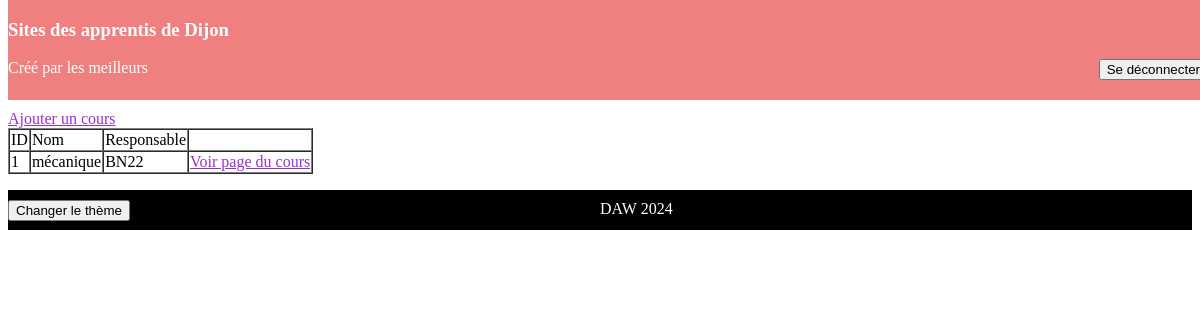
Page /view/cours/listeCours.php (signed in) on the committed database.
### tables this page shows
CREATE TABLE IF NOT EXISTS `cours` (
  `id_cours` int NOT NULL AUTO_INCREMENT,
  `nom` varchar(50) NOT NULL,
  `login_responsable` varchar(100) NOT NULL,
  PRIMARY KEY (`id_cours`),
  KEY `fk_responsable` (`login_responsable`)
);

### controller/ControllerCours.php (called while the page is built, shortened)
<?php
    require_once(__DIR__.'/../model/ModelCours.php');
    class ControllerCours {
        public static function listeCours() {
            $model = new Model();
            $pdo = $model->getPdo();
            $select = $pdo->query("SELECT * FROM cours");
            $listecours = array();
            while($row = $select->fetch(PDO::FETCH_ASSOC)) {
                $cours = new ModelCours($row['login_responsable'], $row['nom'], $row['id_cours']);
                $listecours[] = $cours;
            }
            return $listecours;
        }
    }
?>

### model/ModelCours.php (called while the page is built, shortened)
<?php
    class ModelCours {
        private $responsable;
        private $nom;
        private $id;
        function __construct($responsable = null, $nom = null, $id = null) {
            if($responsable != null) {$this->responsable = $responsable;}
            if($nom !=  null) {$this->nom = $nom;}
            if($id != null) {$this->id = $id;}
        }
        public function getResponsable() {return $this->responsable;}
        public function getNom() {return $this->nom;}
        public function getId() {return $this->id;}
    }
?>

### view/cours/listeCours.php (the view, shortened to what this page needs)
<html lang="fr">
<head>
    <?php require("../css/stylesheet.php");?>
</head>
<body>
<?php require("../css/header.php");?>
<form action='../../config/routeur.php' method="post">
    <?php
        if($_COOKIE['role'] == 'administrateur') {
            require_once(__DIR__.'/../../controller/ControllerCours.php');
            echo "<a href='createCours.php'>Ajouter un cours</a><br>";
            $listecours = ControllerCours::listeCours();
            echo "<table border=1>";
            echo "<tr><td>ID</td><td>Nom</td><td>Responsable</td><td></td></tr>";
            foreach($listecours as $cours) {
                echo "<tr>";
                echo "<td>".$cours->getId()."</td>";
                echo "<td>".$cours->getNom()."</td>";
                echo "<td>".$cours->getResponsable()."</td>";
                echo "<td><a href='pageCours.php?id=".$cours->getId()."'>Voir page du cours</a></td>";
                echo "</tr>";
            }
            echo "</table>";
        }
        else {
            echo "<h1>Accès refusé</h1><br>";
            echo "<a href='accueil.php'>Revenir à la page d'accueil</a>";
        }
    ?>
</form>
<?php require("../css/footer.php");?>
</body>
</html>

### css/jour.css (style rules this page uses)
a { color : darkorchid; }

### rows in the picture
cours: id_cours "1", nom "mécanique", login_responsable "BN22"
